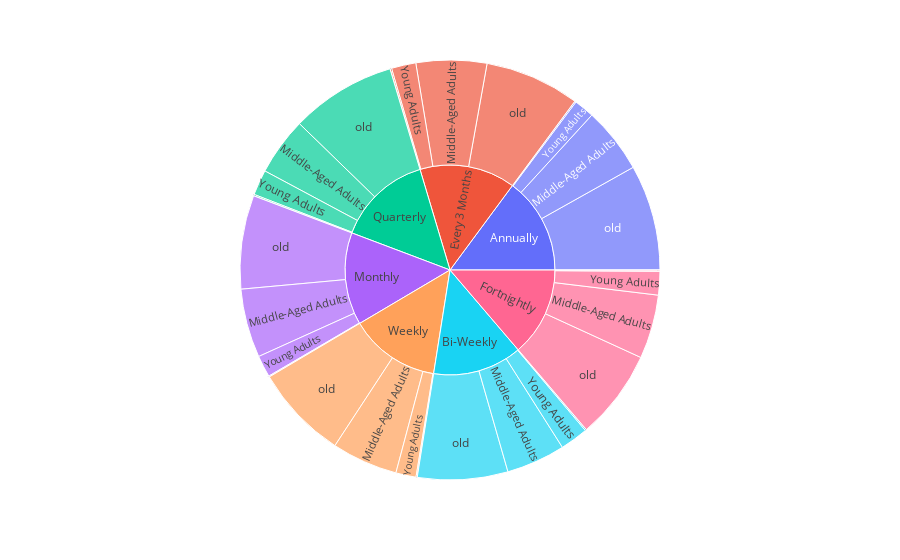

Here is the notebook cell this chart was saved with:
### Code cell
px.sunburst(shop , path=['Frequency of Purchases','Age_category'] , values='Age')

### Figure 1 — Plotly figure (JSON) as saved in the notebook; plotly's stock layout.template omitted (floating-point values rounded to 4 significant figures)
{"data": [{"branchvalues": "total", "domain": {"x": [0, 1], "y": [0, 1]}, "hovertemplate": "labels=%{label}<br>Age=%{value}<br>parent=%{parent}<br>id=%{id}<extra></extra>", "ids": ["Annually/child", "Bi-Weekly/child", "Every 3 Months/child", "Fortnightly/child", "Monthly/child", "Quarterly/child", "Weekly/child", "Annually/teen", "Bi-Weekly/teen", "Every 3 Months/teen", "Fortnightly/teen", "Monthly/teen", "Quarterly/teen", "Weekly/teen", "Annually/Young Adults", "Bi-Weekly/Young Adults", "Every 3 Months/Young Adults", "Fortnightly/Young Adults", "Monthly/Young Adults", "Quarterly/Young Adults", "Weekly/Young Adults", "Annually/Middle-Aged Adults", "Bi-Weekly/Middle-Aged Adults", "Every 3 Months/Middle-Aged Adults", "Fortnightly/Middle-Aged Adults", "Monthly/Middle-Aged Adults", "Quarterly/Middle-Aged Adults", "Weekly/Middle-Aged Adults", "Annually/old", "Bi-Weekly/old", "Every 3 Months/old", "Fortnightly/old", "Monthly/old", "Quarterly/old", "Weekly/old", "Annually", "Bi-Weekly", "Every 3 Months", "Fortnightly", "Monthly", "Quarterly", "Weekly"], "labels": ["child", "child", "child", "child", "child", "child", "child", "teen", "teen", "teen", "teen", "teen", "teen", "teen", "Young Adults", "Young Adults", "Young Adults", "Young Adults", "Young Adults", "Young Adults", "Young Adults", "Middle-Aged Adults", "Middle-Aged Adults", "Middle-Aged Adults", "Middle-Aged Adults", "Middle-Aged Adults", "Middle-Aged Adults", "Middle-Aged Adults", "old", "old", "old", "old", "old", "old", "old", "Annually", "Bi-Weekly", "Every 3 Months", "Fortnightly", "Monthly", "Quarterly", "Weekly"], "name": "", "parents": ["Annually", "Bi-Weekly", "Every 3 Months", "Fortnightly", "Monthly", "Quarterly", "Weekly", "Annually", "Bi-Weekly", "Every 3 Months", "Fortnightly", "Monthly", "Quarterly", "Weekly", "Annually", "Bi-Weekly", "Every 3 Months", "Fortnightly", "Monthly", "Quarterly", "Weekly", "Annually", "Bi-Weekly", "Every 3 Months", "Fortnightly", "Monthly", "Quarterly", "Weekly", "Annually", "Bi-Weekly", "Every 3 Months", "Fortnightly", "Monthly", "Quarterly", "Weekly", "", "", "", "", "", "", ""], "type": "sunburst", "values": [0, 0, 0, 0, 0, 0, 0, 180, 180, 216, 180, 126, 198, 162, 2679, 3709, 3235, 3110, 2873, 3365, 2680, 8712, 7802, 9343, 8468, 9106, 7652, 8736, 13978, 11940, 12556, 11866, 12384, 13943, 12488, 25549, 23631, 25350, 23624, 24489, 25158, 24066]}], "layout": {"legend": {"tracegroupgap": 0}, "margin": {"t": 60}}}
